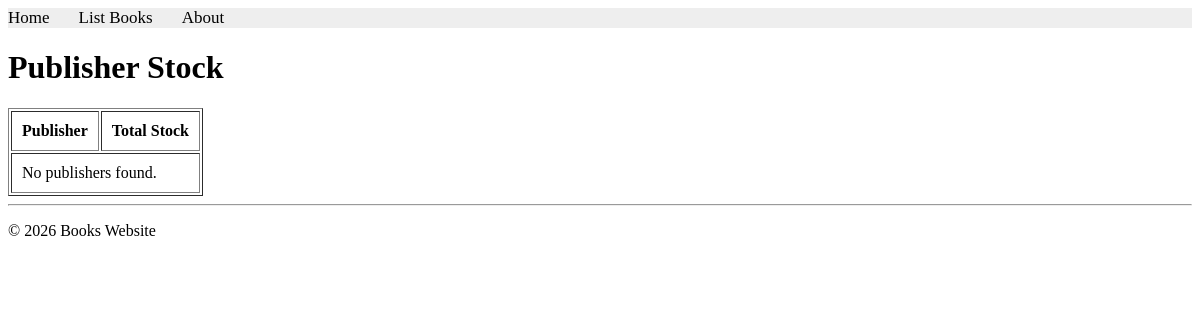
Before: /books/lab9/task2 with the older database file.
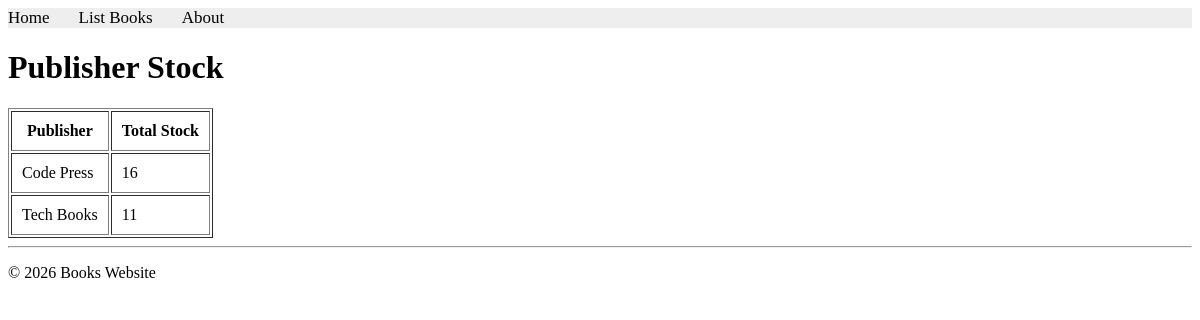
After: the same page with the newer database file.
### apps/bookmodule/models.py (models this page shows)
class Publisher(models.Model):
    name = models.CharField(max_length=200)
    location = models.CharField(max_length=300)

### apps/bookmodule/views.py (the view)
# urls.py: path("lab9/task2", views.lab9_task2, name="lab9_task2"),#لاب9تاسك2
def lab9_task2(request):
    publishers = Publisher.objects.annotate(
        total_stock=Sum("book__quantity", default=0)
    ).order_by("name")
    return render(
        request,
        "bookmodule/publisherStock.html",
        {"publishers": publishers}
    )

### apps/templates/bookmodule/publisherStock.html (shortened to what this page needs)
{% extends "layouts/base.html" %}
{% block content %}
<h1>Publisher Stock</h1>
<table border="1" cellpadding="10">
    <tr>
        <th>Publisher</th>
        <th>Total Stock</th>
    </tr>
    {% for publisher in publishers %}
    <tr>
        <td>{{ publisher.name }}</td>
        <td>{{ publisher.total_stock }}</td>
    </tr>
    {% empty %}
    <tr>
        <td colspan="2">No publishers found.</td>
    </tr>
    {% endfor %}
</table>
{% endblock content %}

Changed rows visible on the page:
added Publisher: name "Code Press", total_stock "16"
added Publisher: name "Tech Books", total_stock "11"
Other visible differences:
text no longer shown: "No publishers found."
